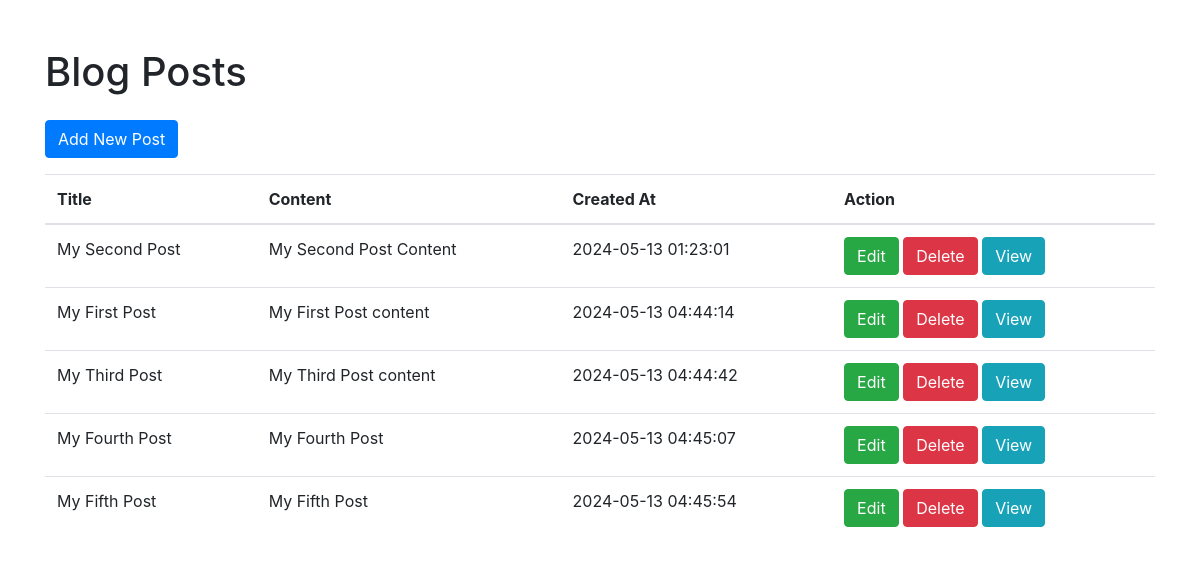
The page / on the database its author committed.
### tables this page shows
CREATE TABLE `posts` (
  `id` int(1) NOT NULL,
  `title` varchar(100) NOT NULL,
  `content` text NOT NULL,
  `created_at` timestamp NOT NULL DEFAULT current_timestamp()
);

### crud.php (called while the page is built, shortened)
<?php
require 'config/config.php';
function getAllPosts() {
    global $pdo;
    $stmt = $pdo->query('SELECT * FROM posts');
    return $stmt->fetchAll(PDO::FETCH_ASSOC);
}
?>

### index.php (the view, shortened to what this page needs)
<?php
require 'config/config.php';
require 'crud.php';
$posts = getAllPosts();
?>
<!DOCTYPE html>
<html lang="en">
<head>
    <link rel="stylesheet" href="https://stackpath.bootstrapcdn.com/bootstrap/4.5.2/css/bootstrap.min.css">
</head>
<body>
<div class="container mt-5">
    <h1>Blog Posts</h1>
    <a href="add_post.php" class="btn btn-primary my-3">Add New Post</a>
    <table class="table">
        <thead>
            <tr>
                <th>Title</th>
                <th>Content</th>
                <th>Created At</th>
                <th>Action</th>
            </tr>
        </thead>
        <tbody>
            <?php foreach ($posts as $post): ?>
                <tr>
                    <td><?php echo $post['title']; ?></td>
                    <td><?php echo $post['content']; ?></td>
                    <td><?php echo $post['created_at']; ?></td>
                    <td>
                        <a href="edit_post.php?id=<?php echo $post['id']; ?>" class="btn btn-success">Edit</a>
                        <a href="delete_post.php?id=<?php echo $post['id']; ?>" class="btn btn-danger" onclick="return confirm('Are you sure you want to delete this post?')">Delete</a>
                        <a href="single_post.php?id=<?php echo $post['id']; ?>" class="btn btn-info">View</a>
                    </td>
                </tr>
            <?php endforeach; ?>
        </tbody>
    </table>
</div>
</body>
</html>

### rows shown on the page
posts: title "My Second Post", content "My Second Post Content", created_at "2024-05-13 01:23:01"
posts: title "My First Post", content "My First Post content", created_at "2024-05-13 04:44:14"
posts: title "My Third Post", content "My Third Post content", created_at "2024-05-13 04:44:42"
posts: title "My Fourth Post", content "My Fourth Post", created_at "2024-05-13 04:45:07"
posts: title "My Fifth Post", content "My Fifth Post", created_at "2024-05-13 04:45:54"
